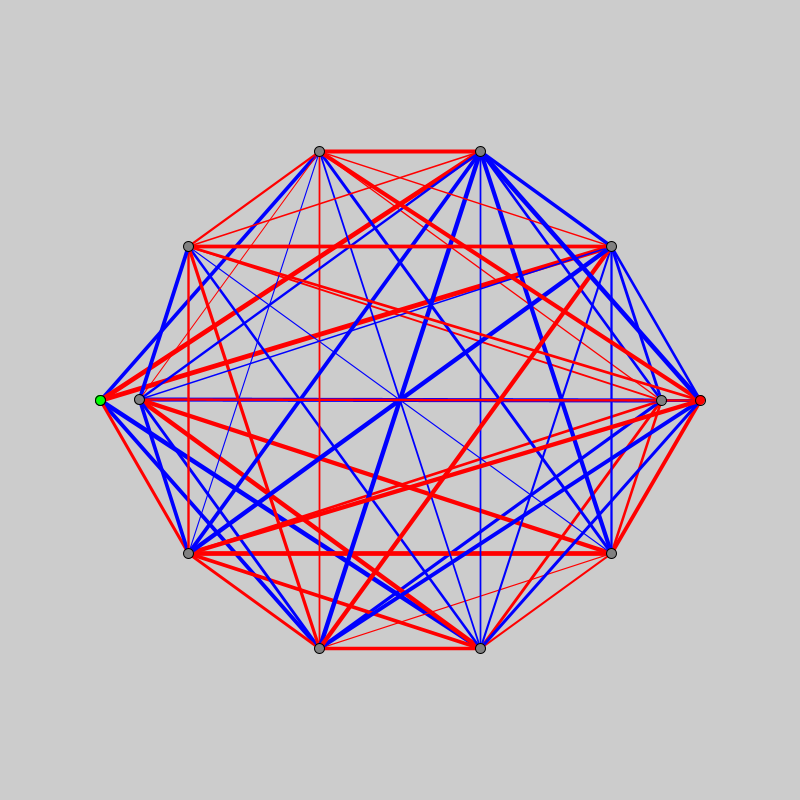
Frame 1 (no input)
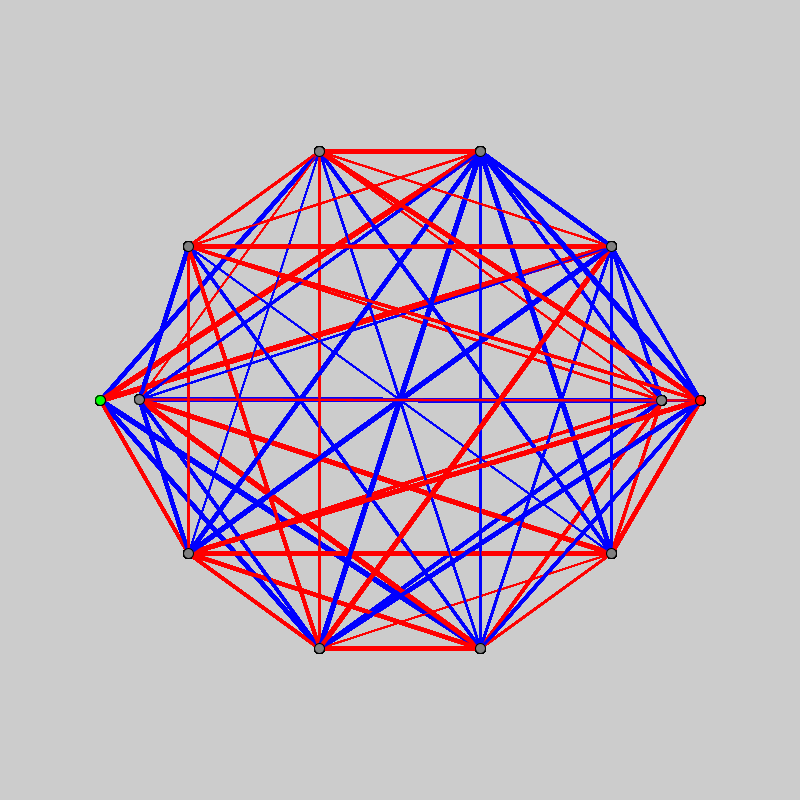
Frame 60 (the mouse pressed at the canvas centre just before this capture)
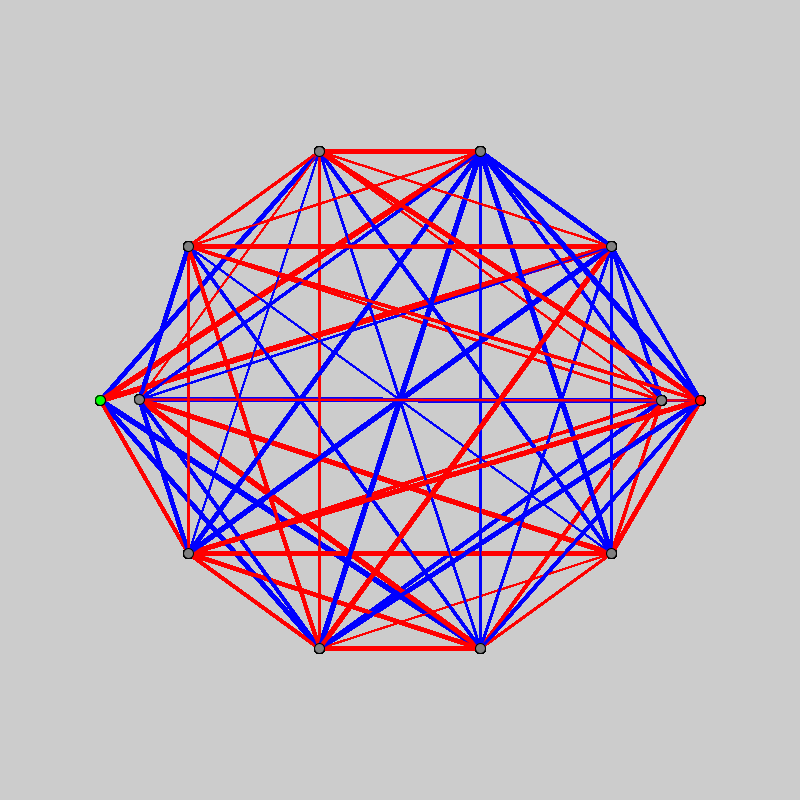
Frame 120 (the mouse held since frame 60 and released just before this capture)

The Processing sketch that drew these frames (run headless with seeded random() and noise(); from frame 60 on, the mouse is pressed at the canvas centre):

// Processing sketch: brainsnetsneurons
// ── brainsnetsneurons.pde
Net net;
void setup() {
  size(800, 800);
  net = new Net();
}

void draw() {
  net.draw();
}


class Con {
  Neuron from, to;
  float weight;

  Con (Neuron from, Neuron to, float weight) {
    this.weight = weight;
    this.from = from;
    this.to = to;
  }
}

class Connections {
  private ArrayList<Con> connections = new ArrayList<Con>();

  void draw() {
    for (Con c : connections) {
      if (c.weight < 0) {
        stroke(255, 0, 0);
      } else {
        stroke(0, 0, 255);
      }

      float absw = abs(c.weight);
      strokeWeight(map(absw, 0, 1, 1, 5));
      line(c.from.pos.x, c.from.pos.y, c.to.pos.x, c.to.pos.y);
    }
  }


  public void add(Neuron from, Neuron to, float weight) {
    for (Con c : connections) {
      if (from.neuronId == c.from.neuronId && to.neuronId == c.to.neuronId) {
        return;
      }

      if (from.neuronId == c.to.neuronId && to.neuronId == c.from.neuronId) {
        return;
      }
    }
    connections.add(new Con(from, to, weight));
    println("Connection created from " + from.neuronId + " to " + to.neuronId);
  }
}

class Net {
  ArrayList<Neuron> neurons = new ArrayList<Neuron>();
  // ArrayList<Con> cons = new ArrayList<Con>();
  Connections connections = new Connections();


  void draw() {
    connections.draw();
    for (Neuron n : neurons) {
      n.draw();
    }
  }

  Net () {
    neurons.add( new Neuron(0));
    neurons.add( new Neuron(0));
    neurons.add(new Neuron(2));

    for (int i = 0; i < 10; i += 1) {
      neurons.add(new Neuron(1));
    }

    for (Neuron n : neurons) {
      if (n.type == "input") {
        for (int i = 0; i < neurons.size(); i += 1) {
          if (neurons.get(i).type != "hidden") {
            continue;
          }
          int r = (int) random(1, 100);
          if (r <= 25) {
            connections.add(n, neurons.get(i), random(-1, 1));
          }
        }
      }
    }

    for (int i = 0; i < neurons.size(); i += 1) {
      Neuron n = neurons.get(i);
      for (int  j = 0; j < neurons.size(); j += 1) {

        if (i == j) continue;

        Neuron o = neurons.get(j);

        if (n.type == "hidden" && (o.type == "hidden" || o.type == "output")) {
          connections.add(n, o, random(-1, 1));
        }
      }
    }
    int countHidden = 0;
    for (int i = 0; i < neurons.size(); i += 1) {
      if (neurons.get(i).type == "hidden") countHidden += 1;
    }

    float x = 0;
    float y = 0;
    float cx = width / 2;
    float cy = height / 2;
    float r = (width / 3) - 5;
    float a = 0;
    float ai = TWO_PI / countHidden;
    float i = 0;
    for (Neuron n : neurons) {
      if (n.type == "hidden") {
        a = ai * i;
        x = cx + r * cos(a);
        y = cy + r * sin(a);

        n.pos.x = x;
        n.pos.y = y;
        i += 1;
      }
    }
  }
}
int NEURON_ID = 0;

class Neuron {
  int neuronId;
  PVector pos;
  String type = "";
  Neuron (int type) {
    neuronId = ++NEURON_ID;
    float w4 = width / 4;


    float xpos = 0;
    float ypos = height / 2;

    if (type <= 0) {
      this.type = "input";
      xpos = width / 8;
    } else if (type == 1) {
      this.type = "hidden";
    } else {
      this.type = "output";
      xpos = width - (width / 8);
    }




    pos = new PVector(xpos, ypos);
  }

  void draw() {
    stroke(0);
    if (type == "input") {
      fill(0, 255, 0);
    } else if (type == "hidden") {
      fill(128);
    } else {
      fill(255, 0, 0);
    }
    stroke(0);
    strokeWeight(1);

    ellipse(pos.x, pos.y, 10, 10);
  }
}
